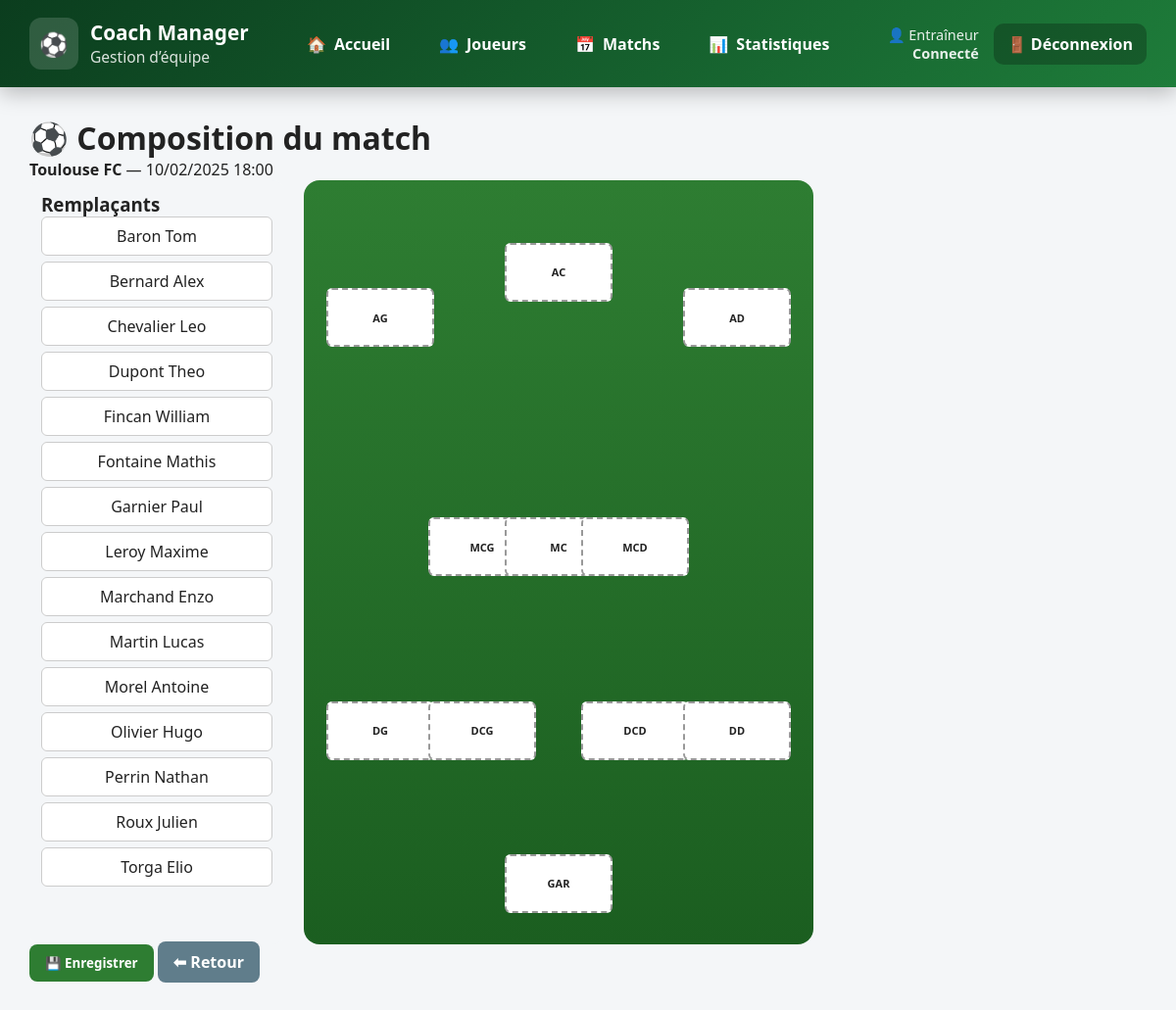
The page /feuille_match/composition.php?id_match=4 (signed in) on the database its author committed.
### tables this page shows
CREATE TABLE matchs (
    id_match INT AUTO_INCREMENT PRIMARY KEY,
    date_heure DATETIME NOT NULL,
    adversaire VARCHAR(100) NOT NULL,
    lieu ENUM('DOMICILE','EXTERIEUR') NOT NULL,
    score_equipe INT,
    score_adverse INT,
    resultat ENUM('VICTOIRE','DEFAITE','NUL'),
    etat ENUM('A_PREPARER','PREPARE','JOUE') DEFAULT 'A_PREPARER'
);

CREATE TABLE joueur (
    id_joueur INT AUTO_INCREMENT PRIMARY KEY,
    nom VARCHAR(50) NOT NULL,
    prenom VARCHAR(50) NOT NULL,
    num_licence VARCHAR(20) UNIQUE NOT NULL,
    date_naissance DATE,
    taille_cm INT,
    poids_kg DECIMAL(5,2),
    id_statut INT NOT NULL,
    FOREIGN KEY (id_statut) REFERENCES statut(id_statut)
);

### feuille_match/composition.php (the view, shortened to what this page needs)
<?php
require_once "../includes/config.php";
$id_match = (int)$_GET["id_match"];
$stmt = $gestion_sportive->prepare("
    SELECT date_heure, adversaire, lieu
    FROM matchs WHERE id_match = ?
");
$stmt->execute([$id_match]);
$match = $stmt->fetch(PDO::FETCH_ASSOC);
$joueurs = $gestion_sportive->query("
    SELECT j.id_joueur, j.nom, j.prenom
    FROM joueur j
    JOIN statut s ON s.id_statut = j.id_statut
    WHERE s.code = 'ACT'
    ORDER BY j.nom, j.prenom
")->fetchAll(PDO::FETCH_ASSOC);
$postes = $gestion_sportive->query("
    SELECT id_poste, code FROM poste
")->fetchAll(PDO::FETCH_KEY_PAIR);
include "../includes/header.php";
?>
<h1>⚽ Composition du match</h1>
<p>
<strong><?= htmlspecialchars($match["adversaire"]) ?></strong> —
<?= date("d/m/Y H:i", strtotime($match["date_heure"])) ?>
</p>
<div class="wrapper">
    <div class="bench" id="bench">
        <h3>Remplaçants</h3>
        <?php foreach ($joueurs as $j): ?>
            <div class="player" draggable="true" data-id="<?= $j["id_joueur"] ?>">
                <?= htmlspecialchars($j["nom"]." ".$j["prenom"]) ?>
            </div>
        <?php endforeach; ?>
    </div>
    <div class="field">
        <?php
        $mapping = [
            "GAR"=>"GAR",
            "DG"=>"DEF","DCG"=>"DEF","DCD"=>"DEF","DD"=>"DEF",
            "MCG"=>"MIL","MC"=>"MIL","MCD"=>"MIL",
            "AG"=>"ATT","AC"=>"ATT","AD"=>"ATT"
        ];
        foreach ($mapping as $pos => $posteCode):
            $id_poste = array_search($posteCode, $postes);
        ?>
        <div class="slot <?= $pos ?>" data-poste="<?= $id_poste ?>" data-position="<?= $pos ?>">
            <span class="label"><?= $pos ?></span>
        </div>
        <?php endforeach; ?>
    </div>
</div>
<form method="post" id="formCompo">
    <button type="submit" class="btn btn-green">💾 Enregistrer</button>
    <a href="../matchs/liste_matchs.php" class="btn btn-grey">⬅ Retour</a>
</form>
<?php include "../includes/footer.php"; ?>

### includes/header.php (style rules this page uses)
* { box-sizing: border-box; margin: 0; padding: 0; font-family: "Segoe UI", Roboto, Arial, sans-serif; }
body { background-color: #f4f6f8; color: #222; }
a { text-decoration: none; color: inherit; }

### feuille_match/composition.php (style rules this page uses)
.wrapper { display: flex; gap: 20px; }
.bench { width: 260px; background: #f4f6f8; padding: 12px; border-radius: 12px; }
.player { background: #fff; padding: 8px; margin-bottom: 6px; border-radius: 6px; cursor: grab; text-align: center; border: 1px solid #ccc; }
.field { position: relative; width: 520px; height: 780px; background: linear-gradient(#2e7d32, #1b5e20); border-radius: 16px; }
.slot { position: absolute; width: 110px; height: 60px; background: #fff; border-radius: 6px; font-size: 11px; font-weight: bold; transform: translate(-50%, -50%); border: 2px dashed #999; display: flex; flex-direction: column; justify-content: center; align-items: center; text-align: center; }
.GAR { top: 92%; left: 50%; }
.DG { top: 72%; left: 15%; }
.DCG { top: 72%; left: 35%; }
.DCD { top: 72%; left: 65%; }
.DD { top: 72%; left: 85%; }
.MCG { top: 48%; left: 35%; }
.MC { top: 48%; left: 50%; }
.MCD { top: 48%; left: 65%; }
.AG { top: 18%; left: 15%; }
.AC { top: 12%; left: 50%; }
.AD { top: 18%; left: 85%; }
.btn { padding: 10px 16px; border-radius: 8px; font-weight: bold; border: none; }
.btn-green { background: #2e7d32; color: #fff; }
.btn-grey { background: #607d8b; color: #fff; }

### rows shown on the page
matchs: adversaire "Toulouse FC", date_heure "10/02/2025 18:00"
joueur: nom+prenom "Baron Tom"
joueur: nom+prenom "Bernard Alex"
joueur: nom+prenom "Chevalier Leo"
joueur: nom+prenom "Dupont Theo"
joueur: nom+prenom "Fincan William"
joueur: nom+prenom "Fontaine Mathis"
joueur: nom+prenom "Garnier Paul"
joueur: nom+prenom "Leroy Maxime"
joueur: nom+prenom "Marchand Enzo"
joueur: nom+prenom "Martin Lucas"
joueur: nom+prenom "Morel Antoine"
joueur: nom+prenom "Olivier Hugo"
joueur: nom+prenom "Perrin Nathan"
joueur: nom+prenom "Roux Julien"
joueur: nom+prenom "Torga Elio"

### other values the page prints
$pos "GAR"
$pos "DG"
$pos "DCG"
$pos "DCD"
$pos "DD"
$pos "MCG"
$pos "MC"
$pos "MCD"
$pos "AG"
$pos "AC"
$pos "AD"
